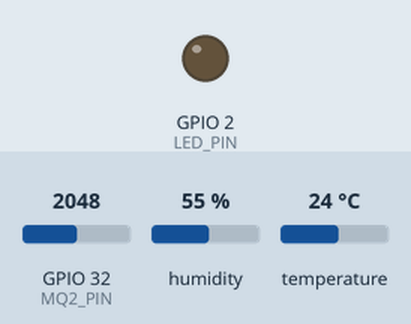
The sketch below on a simulated ESP32. Shown: output pins drawn as LEDs (lit = HIGH). The test bench sets the inputs (shaded band); at power-on: temperature 24 °C, GPIO 32 (MQ2_PIN) = 2048, humidity 55 %. WiFi joins after 1.5 s; servers stay silent unless stated; what the sketch prints to the serial monitor is not drawn.

Above: at 3.0 s.
3.1 s: temperature set to 29 °C
7.0 s: temperature set to 32 °C
At 9.4 s:
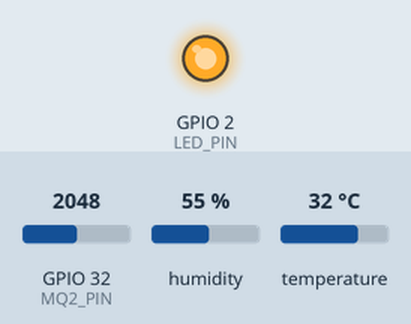
10.3 s: temperature set to 12 °C
At 12.9 s:
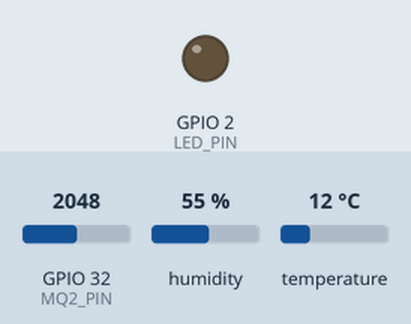
13.3 s: temperature set to 33 °C
At 15.2 s:
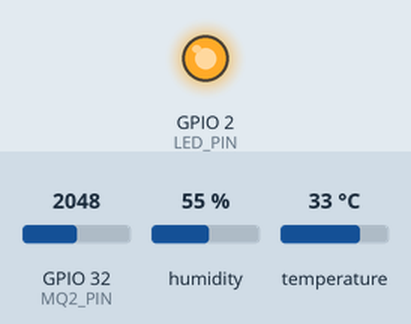
Timing chart, 0 to 16.7 s (numbered marks = the images above; inputs shaded):
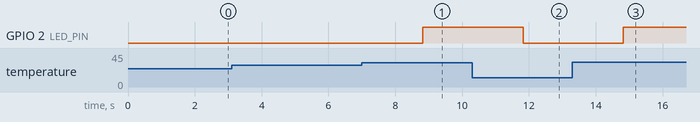

Measured:
- the behaviour switches between 30 and 31 °C on temperature (found by bisection; images 0 and 1)
- after the input at 3.1 s, every drawn part: stays the same
- after the input at 7.0 s, GPIO 2 (LED_PIN): LOW → HIGH after 1.8 s
- after the input at 10.3 s, GPIO 2 (LED_PIN): HIGH → LOW after 1.5 s
- after the input at 13.3 s, GPIO 2 (LED_PIN): LOW → HIGH after 1.5 s

The sketch:

Firefighting_1s_IOT.ino
```cpp
#define BLYNK_TEMPLATE_ID "TMPL6b31QHCWy"
#define BLYNK_TEMPLATE_NAME "FireFighting"
#define BLYNK_AUTH_TOKEN "unPQiF7ZLotvYq_YhISt9ivY_cKC-wKd"
#define BLYNK_PRINT Serial

#include <DHT.h>
#include <WiFi.h>
#include <BlynkSimpleEsp32.h>

char ssid[] = "HUTECH";
char pass[] = "hutech@123";
char auth[] = BLYNK_AUTH_TOKEN;

BlynkTimer timer;

// Định nghĩa chân và loại cảm biến
#define DHTPIN 16       // Chân G16 nối với DHT11
#define DHTTYPE DHT11   // Định nghĩa loại cảm biến là DHT11
#define LED_PIN 2       // Chân G2 nối với LED
#define MQ2_PIN 32      // Chân G32 nối với MQ2

// Khởi tạo cảm biến DHT
DHT dht(DHTPIN, DHTTYPE);

void setup() {
  Serial.begin(115200);
  dht.begin();

  pinMode(LED_PIN, OUTPUT);
  pinMode(MQ2_PIN, INPUT);

  // Kết nối với WiFi và Blynk
  Blynk.begin(auth, ssid, pass);

  // Thiết lập bộ đếm thời gian để cập nhật giá trị mỗi giây
  timer.setInterval(1000L, sendSensorData);
}

void sendSensorData() {
  float temperature = dht.readTemperature();
  int mq2Value = analogRead(MQ2_PIN);

  // Kiểm tra lỗi khi đọc cảm biến DHT11
  if (isnan(temperature)) {
    Serial.println("Lỗi đọc dữ liệu từ cảm biến DHT11!");
  } else {
    Serial.print("Nhiệt độ: ");
    Serial.print(temperature);
    Serial.println("°C");

    Blynk.virtualWrite(V0, temperature); // Gửi nhiệt độ lên Blynk (V0)
  }

  // Đọc giá trị nồng độ khói từ MQ2
  Serial.print("Nồng độ khói (MQ2): ");
  Serial.println(mq2Value);

  Blynk.virtualWrite(V1, mq2Value); // Gửi nồng độ khói lên Blynk (V1)

  // Điều khiển LED và cập nhật trạng thái LED trên Blynk (V3)
  if (temperature > 30) {
    digitalWrite(LED_PIN, HIGH);
    Blynk.virtualWrite(V3, 1);  // LED sáng trên Blynk (V3)
  } else {
    digitalWrite(LED_PIN, LOW);
    Blynk.virtualWrite(V3, 0);  // LED tắt trên Blynk (V3)
  }
}

void loop() {
  Blynk.run();
  timer.run(); // Chạy bộ đếm thời gian
}
```
